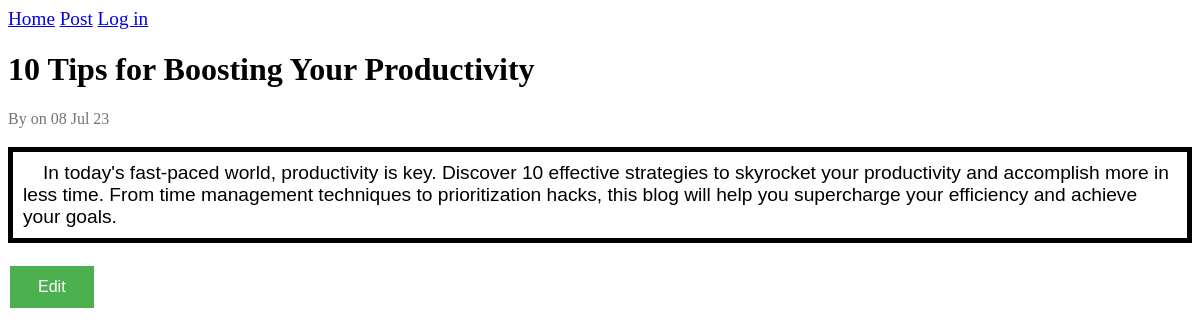
The app's page /posts/4/ with its own data.
### blogs/models.py (models this page shows, shortened)
class BlogPost(models.Model):
    title = models.CharField(max_length=50)
    text = models.TextField()
    date_added = models.DateTimeField(auto_now_add=True)

### blogs/views.py (the view)
# urls.py: path(r'posts/<int:post_id>/',views.post,name='post'),
def post(request,post_id):
    post = BlogPost.objects.get(id=post_id)
    context = {'post': post}
    return render(request, 'blogs/post.html', context)

### blogs/templates/blogs/post.html (shortened to what this page needs)
{% extends 'blogs/base.html' %}
{% block content%}
<!DOCTYPE html>
<html lang="en">
<head>
</head>
<body>
    <h1>{{post.title}}</h1>
    <span class="post--date">By on {{post.date_added|date:"d M y"}}</span>
    <p class="post--text" >
        {{post.text}}
    </p>
        <a href="{% url 'blogs:edit_post' post.id %}">
            <button  class="edit--post--btn">Edit</button>
        </a>
</body>
</html>
{% endblock content %}

### blogs/templates/blogs/post.html (style rules this page uses)
.post--text { font-family:'Gill Sans', 'Gill Sans MT', Calibri, 'Trebuchet MS', sans-serif; color: #000; text-decoration: none; font-size:larger; text-indent: 20px; }
.edit--post--btn { background-color: #4CAF50; border: none; color: white; padding: 12px 28px; text-align: center; text-decoration: none; display: inline-block; font-size: 16px; margin: 4px 2px; cursor: pointer; }
.post--text { border: 5px solid black; padding: 10px; background-repeat: no-repeat; }
.post--date { font-family: 'Times New Roman', Times, serif; color: #757373; font-size: medium; }

### records on screen
BlogPost: title "10 Tips for Boosting Your Productivity", date_added "08 Jul 23", text "In today's fast-paced world, productivity is key. Discover 10 effective strategies to skyrocket your productivity and accomplish more in less time. From time management techniques to prioritization hacks, this blog will help you supercharge your efficiency and achieve your goals."
